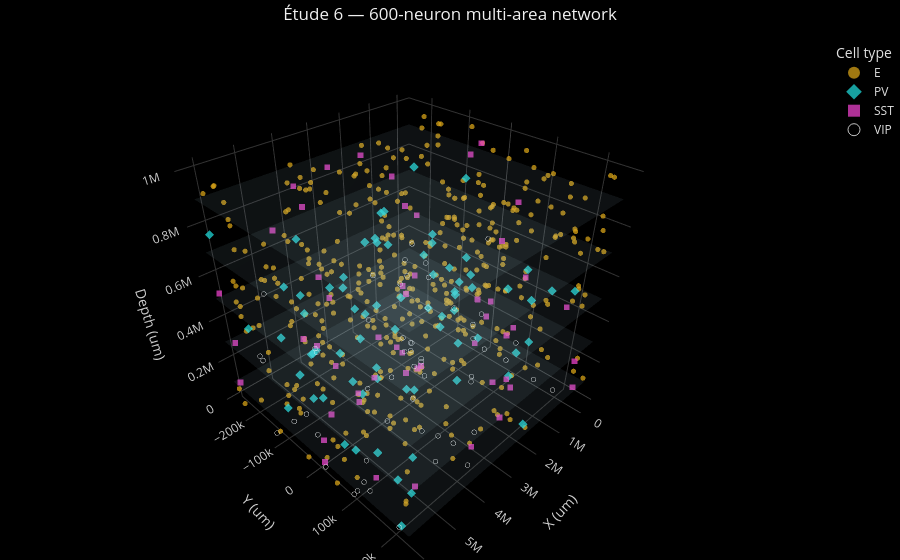

The cell this chart's notebook holds for it:
### Markdown cell above
## 4 · Interactive 3D layout (Plotly → HTML)

### Code cell
from pathlib import Path
assets = Path("assets"); assets.mkdir(exist_ok=True)
fig3d = jtfne.vis.visualize_network_3d(
    nt, title=f"Étude 6 — {N}-neuron multi-area network",
    show_layers=True, show_edges=False,
    output_html=str(assets / "etude6_network_3d.html"))
print("interactive 3D layout saved -> assets/etude6_network_3d.html")
fig3d
